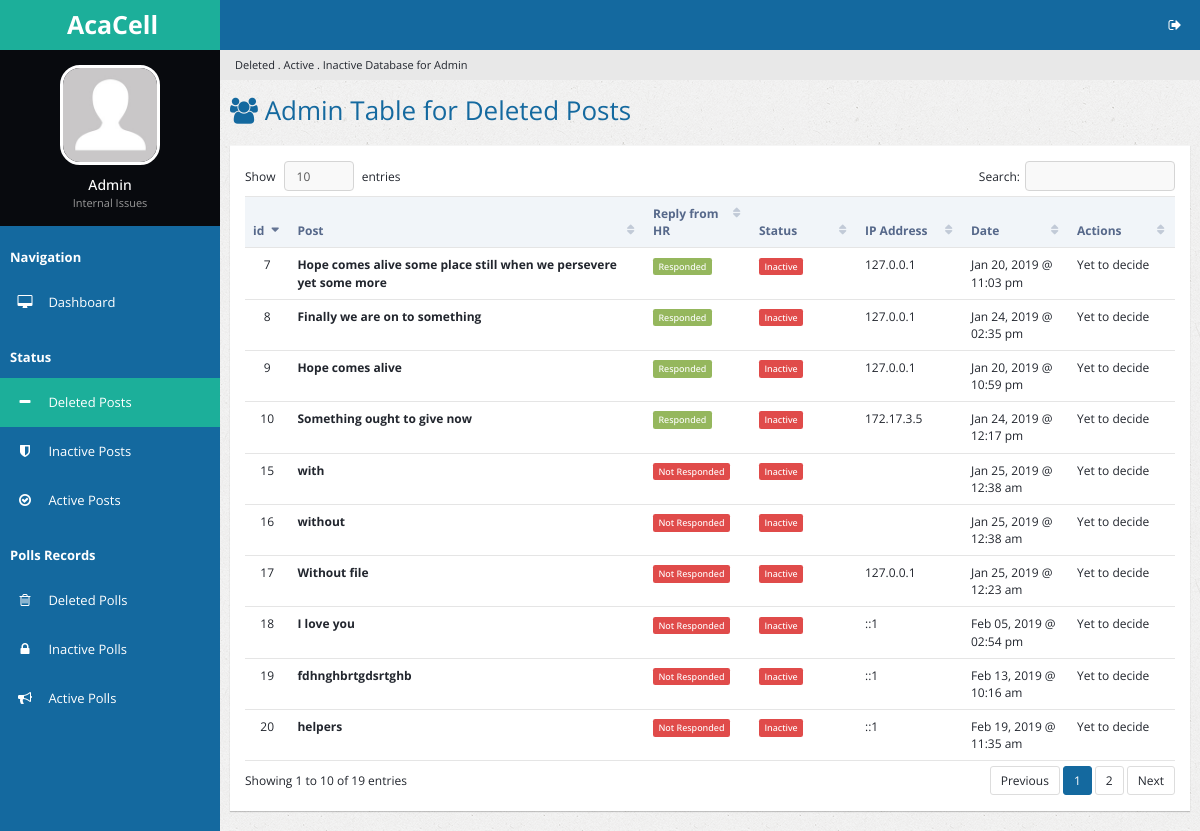
/delposts.php, run on the app's committed database.
### tables this page shows
CREATE TABLE `del_complaints` (
  `del_c_id` int(32) NOT NULL,
  `c_id` int(32) NOT NULL,
  `c_value` varchar(2048) NOT NULL,
  `c_division` varchar(64) NOT NULL,
  `c_date_created` int(16) NOT NULL,
  `c_ip_address` varchar(64) NOT NULL,
  `c_date_stop_display` int(16) NOT NULL
);

### delposts.php (the view, shortened to what this page needs)
<?php
    include 'handlers/dbcon.php';
?>
<!DOCTYPE html>
<html lang="en">
<head>
        <link rel="stylesheet" type="text/css" id="theme" href="css/theme-default.css"/>
    </head>
    <body>
        <div class="page-container">
            <div class="page-sidebar">
                <ul class="x-navigation">
                    <li class="xn-logo">
                        <a href="table-export.php"><b>AcaCell</b></a>
                    </li>
                    <li class="xn-profile">
                        <div class="profile">
                            <div class="profile-image">
                                <img src="assets/images/users/avatar.jpg" alt="John Doe"/>
                            </div>
                            <div class="profile-data">
                                <div class="profile-data-name">Admin</div>
                                <div class="profile-data-title">Internal Issues</div>
                            </div>
                        </div>
                    </li>
                   <li class="xn-title"><b>Navigation</b></li>
                    <li>
                        <a href="admin.php"><span class="fa fa-desktop" style="color: white;"></span> <span class="xn-text" style="color: white;">Dashboard</span></a>
                    </li>
                    <li class="xn-title"><b>Status</b></li>
                    <li  class="active">
                        <a href="delposts.php"><span class="fa fa-minus" style="color: white;"></span> <span class="xn-text" style="color: white;">Deleted Posts</span></a>
                    </li>
                    <li>
                        <a href="inactposts.php"><span class="fa fa-shield" style="color: white;"></span> <span class="xn-text" style="color: white;">Inactive Posts</span></a>
                    </li>
                    <li>
                        <a href="actposts.php"><span class="fa fa-check-circle-o" style="color: white;"></span> <span class="xn-text" style="color: white;">Active Posts</span></a>
                    </li>
                    <li class="xn-title"><b>Polls Records</b></li>
                    <li>
                       <a href="delpolls.php"><span class="fa fa-trash-o" style="color: white;"></span> <span class="xn-text" style="color: white;">Deleted Polls</span></a>
                   </li>
                    <li>
                       <a href="inactpolls.php"><span class="fa fa-lock" style="color: white;"></span> <span class="xn-text" style="color: white;">Inactive Polls</span></a>
                   </li>
                   <li>
                       <a href="actpolls.php"><span class="fa fa-bullhorn" style="color: white;"></span> <span class="xn-text" style="color: white;">Active Polls</span></a>
                   </li>
                  </ul>
            </div>
            <div class="page-content">
                <ul class="x-navigation x-navigation-horizontal x-navigation-panel">
                    <li class="xn-icon-button pull-right">
                        <a href="#" class="mb-control" data-box="#mb-signout"><span class="fa fa-sign-out"></span></a>
                    </li>
                </ul>
                    <ul class="breadcrumb">
                    <li class="active">Deleted . Active . Inactive Database for Admin</li>
                </ul>
                <div class="page-title">
                    <h2><span class="fa fa-users"></span> Admin Table for Deleted Posts</h2>
                </div>
                <div class="page-content-wrap">
                    <div class="row">
                        <div class="col-md-12">
                            <div class="panel panel-default">
                                <div class="panel-body">
                                    <table id="customers2" class="table datatable">
                                        <thead>
                                            <tr>
                                                <th width="50">id</th>
                                                <th width="300">Post</th>
                                                <th width="100">Reply from HR</th>
                                                <th width="100">Status</th>
                                                <th width="100">IP Address</th>
                                                <th width="100">Date</th>
                                                <th width="100">Actions</th>
                                            </tr>
                                        </thead>
                                        <tbody>
                                          <?php
                                            $sql_delpostdisplay = "SELECT * FROM del_complaints";
                                            $success_delpostdisplay = mysqli_query($link, $sql_delpostdisplay);
                                            $cur_time = time();
                                            if ($success_delpostdisplay->num_rows > 0) {
                                              while($rows = $success_delpostdisplay->fetch_assoc()){
                                                $id = $rows['c_id'];
                                                $sql_commentpresent = "SELECT * FROM comments WHERE c_id = '$id'";
                                                $success_commentpresent = mysqli_query($link, $sql_commentpresent);
                                          ?>
                                                <tr id="trow<?php echo $rows['del_c_id']; ?>">
                                                  <td class="text-center"> <?php echo $rows['del_c_id'];; ?> </td>
                                                  <td><strong><?php echo $rows['c_value']; ?></strong></td>
                                                  <td>
                                                    <?php
                                                    if ($success_commentpresent->num_rows > 0) {?>
                                                        <span class='label label-success'>Responded</span>
                                                    <?php }
                                                    elseif ($success_commentpresent->num_rows == 0) {?>
                                                      <span class='label label-danger'>Not Responded</span>
                                                    <?php } ?>
                                                  </td>
                                                  <td><?php
                                                    if ($cur_time < $rows['c_date_stop_display']) {
                                                      echo "<span class='label label-success'>Active</span>";
                                                    }
                                                    elseif ($cur_time > $rows['c_date_stop_display']){
                                                      echo "<span class='label label-danger'>Inactive</span>";
                                                    } ?>
                                                    </td>
                                                    <td><?php echo $rows['c_ip_address']; ?></td>
                                                    <td><?php echo date("M d, Y @ h:i a", $rows['c_date_created']); ?></td>
                                                    <td>Yet to decide</td>
                                                </tr>
                                          <?php
                                                }
                                              }
                                          ?>
                                            </tbody>
                                    </table>
                                </div>
                            </div>
                        </div>
                    </div>
                </div>
            </div>
        </div>
    </body>
</html>

### data on the page
del_complaints: del_c_id "7", c_value "Hope comes alive some place still when we persevere yet some more", shows "Responded", c_date_stop_display "Inactive", c_ip_address "127.0.0.1", c_date_created "Jan 20, 2019 @ 11:03 pm"
del_complaints: del_c_id "8", c_value "Finally we are on to something", shows "Responded", c_date_stop_display "Inactive", c_ip_address "127.0.0.1", c_date_created "Jan 24, 2019 @ 02:35 pm"
del_complaints: del_c_id "9", c_value "Hope comes alive", shows "Responded", c_date_stop_display "Inactive", c_ip_address "127.0.0.1", c_date_created "Jan 20, 2019 @ 10:59 pm"
del_complaints: del_c_id "10", c_value "Something ought to give now", shows "Responded", c_date_stop_display "Inactive", c_ip_address "172.17.3.5", c_date_created "Jan 24, 2019 @ 12:17 pm"
del_complaints: del_c_id "15", c_value "with", shows "Not Responded", c_date_stop_display "Inactive", c_date_created "Jan 25, 2019 @ 12:38 am"
del_complaints: del_c_id "16", c_value "without", shows "Not Responded", c_date_stop_display "Inactive", c_date_created "Jan 25, 2019 @ 12:38 am"
del_complaints: del_c_id "17", c_value "Without file", shows "Not Responded", c_date_stop_display "Inactive", c_ip_address "127.0.0.1", c_date_created "Jan 25, 2019 @ 12:23 am"
del_complaints: del_c_id "18", c_value "I love you", shows "Not Responded", c_date_stop_display "Inactive", c_ip_address "::1", c_date_created "Feb 05, 2019 @ 02:54 pm"
del_complaints: del_c_id "19", c_value "fdhnghbrtgdsrtghb", shows "Not Responded", c_date_stop_display "Inactive", c_ip_address "::1", c_date_created "Feb 13, 2019 @ 10:16 am"
del_complaints: del_c_id "20", c_value "helpers", shows "Not Responded", c_date_stop_display "Inactive", c_ip_address "::1", c_date_created "Feb 19, 2019 @ 11:35 am"
